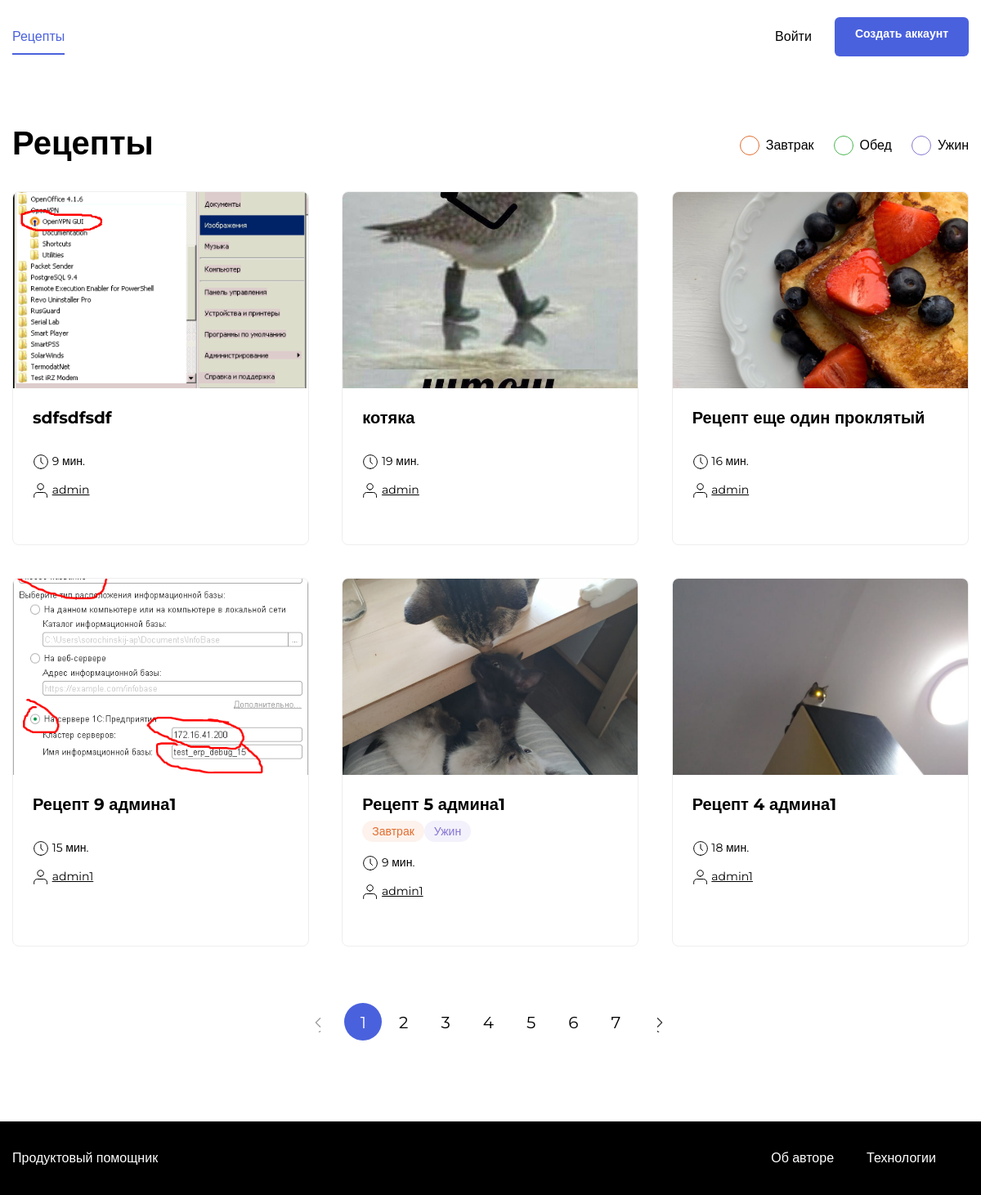
The page / on the database its author committed.
### recipes/models.py (models this page shows, shortened)
class Tag(models.Model):
    name = models.CharField(max_length=10)
    color = RGBColorField(colors=['#00ff00', '#ff0000', '#ffff00'])
    color_slug = models.SlugField(default='Black')
    slug = models.SlugField(default=RandomString(5))
    class Meta:
        unique_together = ('name', 'color', 'slug')
        verbose_name = 'Тэг'
        verbose_name_plural = 'Тэги'

class Recipe(models.Model):
    author = models.ForeignKey(
        User,
        on_delete=models.CASCADE,
        db_column='author',
        related_name='recipe'
    )
    title = models.CharField(max_length=50)
    pub_date = models.DateTimeField('date published', auto_now_add=True,
                                    db_index=True)
    pic = models.ImageField(upload_to='meals/%Y-%m-%d')
    description = models.TextField()
    duration = models.PositiveIntegerField(validators=[MinValueValidator(1)])
    ingredients = models.ManyToManyField(
        Product,
        related_name='recipe',
        through='Ingredient',
        blank=True,
        )
    slug = models.SlugField()
    tags = models.ManyToManyField(Tag)
    def __str__(self):
        return f'{self.title} - {self.author}'
    class Meta:
        ordering = ('-pub_date', 'title',)
        verbose_name = 'Рецепт'
        verbose_name_plural = 'Рецепты'

### recipes/views.py (the view)
# urls.py: path('', views.IndexView.as_view(), name='index'),
class IndexView(View):
    def get_queryset(self, request):
        tags = request.GET.getlist('filters')
        if not tags:
            recipes = Recipe.objects.exclude(
                tags__slug__in=tags)
        else:
            recipes = Recipe.objects.filter(
                tags__slug__in=tags)
        return recipes
    def get(self, request, tag_slug=None):
        recipes = self.get_queryset(request)
        paginator = Paginator(recipes, 6)
        page_number = request.GET.get('page')
        page = paginator.get_page(page_number)
        tags = Tag.objects.all()
        context = {
            'page_title': 'Рецепты',
            'page': page,
            'paginator': paginator,
            'tags': tags,
            'style': styles.get('index')
            }
        return render(
            request,
            "recipes/index.html",
            context
        )

### recipes/templatetags/recipes_filters.py (called while the page is built)
@register.filter(name='get_filter_values')
def get_values(value):
    return value.getlist('filters')

@register.filter(name='get_filter_link')
def get_filter_link(request, tag):
    new_request = request.GET.copy()
    if tag.slug in request.GET.getlist('filters'):
        filters = new_request.getlist('filters')
        filters.remove(tag.slug)
        new_request.setlist('filters', filters)
    else:
        new_request.appendlist('filters', tag.slug)
    return new_request.urlencode()

### recipes/templates/recipes/index.html (shortened to what this page needs)
{% extends "base.html" %}
{% block content %}
    {% load static recipes_filters %}
    <main class="main container">
        <div class="main__header">
            <h1 class="main__title">{{ page_title }}</h1>
            <ul class="tags">
                {% with filter_values=request.GET|get_filter_values %}
                    {% for tag in tags %}
                        <li class="tags__item">
                            <a id="{{ tag.slug }}" class="tags__checkbox tags__checkbox_style_{{ tag.color_slug }}
                                {% if tag.slug in filter_values %}tags__checkbox_active{% endif %}" href="?{{ request|get_filter_link:tag }}"></a>
                            <span class="tags__label">{{ tag.name }}</span>
                        </li>
                    {% endfor %}
                {% endwith %}
            </ul>
        </div>
        <div class="card-list">
                {% for recipe in page %}
                    <div class="card" data-id={{ recipe.id }}>
                        {% include "recipes/previewRecipe.html" with recipe=recipe %}
                    </div>
                {% endfor %}
        </div>
        {% if page.has_other_pages %}
            {% include "paginator.html" with page=page paginator=paginator %}
        {% endif %}
    </main>
{% block javascript %}
{% load static %}
{% endblock %}
{% endblock %}

### recipes/templates/recipes/previewRecipe.html (shortened to what this page needs)
{% load thumbnail %}
{% thumbnail recipe.pic "300x300" crop="center" upscale=True as pic %}
	<img src="{{ recipe.pic.url }}" alt="{{ recipe }}" class="card__image">
{% endthumbnail %}
{% load static %}
<div class="card__body">
	<a class="card__title  link" href="{% url 'recipe_view' recipe_id=recipe.id %}" target="_blank">{{ recipe.title }}</a>
	<ul class="card__items">
		{% for tag in recipe.tags.all %}
			<li class="single-card__item"><span class="badge badge_style_{{ tag.color_slug }}" >{{ tag.name }}</span></li>
		{% endfor %}
	</ul>
	<div class="card__items card__items_column">
		<p class="card__text"><span class="icon-time"></span> {{ recipe.duration }} мин.</p>
		{% include "iconUser.html" with author=recipe.author %}
	</div>
</div>
<div class="card__footer">
</div>

### templates/iconUser.html
<p class="card__text">
    {% if author.id %}
        <span class="icon-user"></span>
        <a href="{% url 'profile_view' user_id=author.id %}" style="color: black">
            {{ author }}
        </a>
    {% endif %}
</p>

### static/pages/index.css (style rules this page uses)
* { box-sizing: border-box; }
html, body { min-height: 100%; }

### static/blocks/body/body.css (style rules this page uses)
.body { display: flex; flex-direction: column; }

### static/blocks/container/container.css (style rules this page uses)
.container { max-width: 1200px; padding: 0 15px; margin: 0 auto; width: 100%; }

### static/blocks/link/link.css (style rules this page uses)
.link { text-decoration: none; transition: opacity 0.2s; }

### static/blocks/tags/tags.css (style rules this page uses)
.tags { display: flex; height: 100%; flex-direction: row; list-style: none; padding: 0; }

### static/blocks/tags/__item/tags__item.css (style rules this page uses)
.tags__item { display: flex; align-items: center; margin-right: 24px; }
.tags__item:last-child { margin-right: 0; }

### static/blocks/tags/__label/tags__label.css (style rules this page uses)
.tags__label { font-family: 'Montserrat', sans-serif; font-style: normal; font-weight: 500; font-size: 16px; line-height: 20px; color: #000000; cursor: default; }

### static/blocks/tags/__checkbox/tags__checkbox.css (style rules this page uses)
.tags__checkbox { position: relative; width: 24px; height: 24px; border-radius: 50%; color: #ddd; border: 1px solid currentColor; -webkit-appearance: none; outline: none; margin-right: 8px; cursor: pointer; }

### static/blocks/tags/__checkbox/_style/tags__checkbox_style_green.css (style rules this page uses)
.tags__checkbox_style_green { color: #49B64E; }

### static/blocks/tags/__checkbox/_style/tags__checkbox_style_orange.css (style rules this page uses)
.tags__checkbox_style_orange { color: #E26C2D; }

### static/blocks/tags/__checkbox/_style/tags__checkbox_style_purple.css (style rules this page uses)
.tags__checkbox_style_purple { color: #8775D2; }

### static/blocks/main/main.css (style rules this page uses)
.main { padding-top: 60px; padding-bottom: 80px; flex: 1 0 auto; min-height: calc(100vh - 180px); }

### static/blocks/main/__header/main__header.css (style rules this page uses)
.main__header { display: flex; justify-content: space-between; margin-bottom: 28px; }

### static/blocks/main/__title/main__title.css (style rules this page uses)
.main__title { font-family: 'Montserrat', sans-serif; font-style: normal; font-weight: bold; font-size: 40px; line-height: 49px; color: #000000; padding: 0; margin: 0; }

### static/blocks/card-list/card-list.css (style rules this page uses)
.card-list { display: grid; grid-template-columns: repeat(3, 1fr); grid-template-rows: auto; grid-gap: 40px; margin-bottom: 52px; }

### static/blocks/card/card.css (style rules this page uses)
.card { display: flex; flex-direction: column; max-width: 363px; border: 1px solid #EEEEEE; box-sizing: border-box; border-radius: 8px; overflow: hidden; }

### static/blocks/card/__image/card__image.css (style rules this page uses)
.card__image { height: 240px; width: 100%; object-fit: cover; }

### static/blocks/card/__title/card__title.css (style rules this page uses)
.card__title { font-family: 'Montserrat', sans-serif; font-style: normal; font-weight: bold; font-size: 20px; line-height: 24px; color: #000000; margin: 0 0 12px; padding: 0; display: block; }

### static/blocks/card/__items/card__items.css (style rules this page uses)
.card__items { display: flex; flex-direction: row; list-style: none; padding: 0; margin: 0 0 20px; }
.card__items:last-child { margin-bottom: 0; }

### static/blocks/card/__items/_column/card__items_column.css (style rules this page uses)
.card__items_column { flex-direction: column; }

### static/blocks/card/__body/card__body.css (style rules this page uses)
.card__body { padding: 24px 24px 12px; flex: 1 0 auto; }

### static/blocks/card/__text/card__text.css (style rules this page uses)
.card__text { font-family: 'Montserrat', sans-serif; font-style: normal; font-weight: normal; font-size: 14px; line-height: 17px; color: #000000; margin: 0 0 15px; padding: 0; }
.card__text:last-child { margin-bottom: 0; }

### static/blocks/card/__footer/card__foter.css (style rules this page uses)
.card__footer { display: flex; justify-content: space-between; align-items: center; padding: 12px 24px 32px; flex: 0 0 auto; }

### static/blocks/badge/badge.css (style rules this page uses)
.badge { color: #fff; background: #ddd; border-radius: 24px; padding: 4px 12px; font-style: normal; font-weight: 500; font-size: 14px; line-height: 17px; font-family: 'Montserrat', sans-serif; }

### static/blocks/badge/_style/badge_style_orange.css (style rules this page uses)
.badge_style_orange { background: rgba(234, 146, 99, 0.12); color: #E26C2D; }

### static/blocks/badge/_style/badge_style_purple.css (style rules this page uses)
.badge_style_purple { background: rgba(135, 117, 210, 0.1); color: #8775D2; }

### rows shown on the page
Tag: name "Завтрак"
Tag: name "Обед"
Tag: name "Ужин"
Recipe: pic (picture), title "sdfsdfsdf", duration "9"
Recipe: pic (picture), title "котяка", duration "19"
Recipe: pic (picture), title "Рецепт еще один проклятый", duration "16"
Recipe: pic (picture), title "Рецепт 9 админа1", duration "15"
Recipe: pic (picture), title "Рецепт 5 админа1", duration "9"
Recipe: pic (picture), title "Рецепт 4 админа1", duration "18"

### other values the page prints
{{ page_title }} "Рецепты"
{{ author }} "admin"
{{ author }} "admin1"
{{ i }} "1"
{{ i }} "2" "3" "4" "5" "6" "7"
